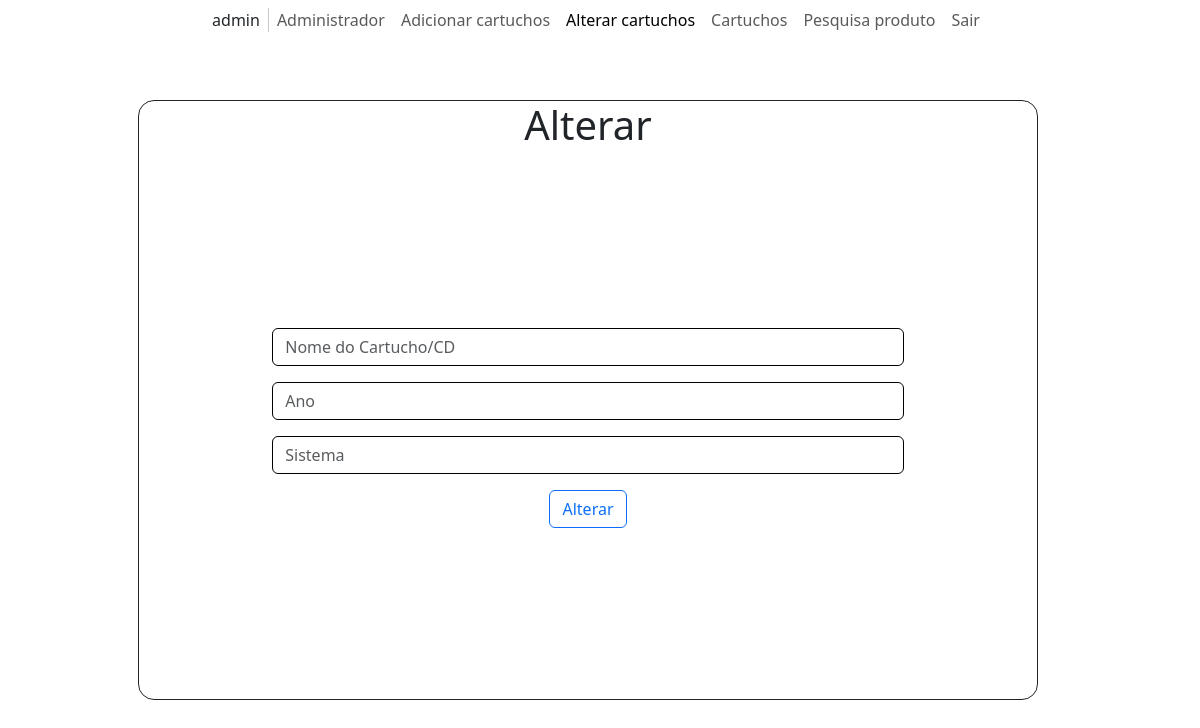
The page /update.php (signed in) on the database as committed earlier.
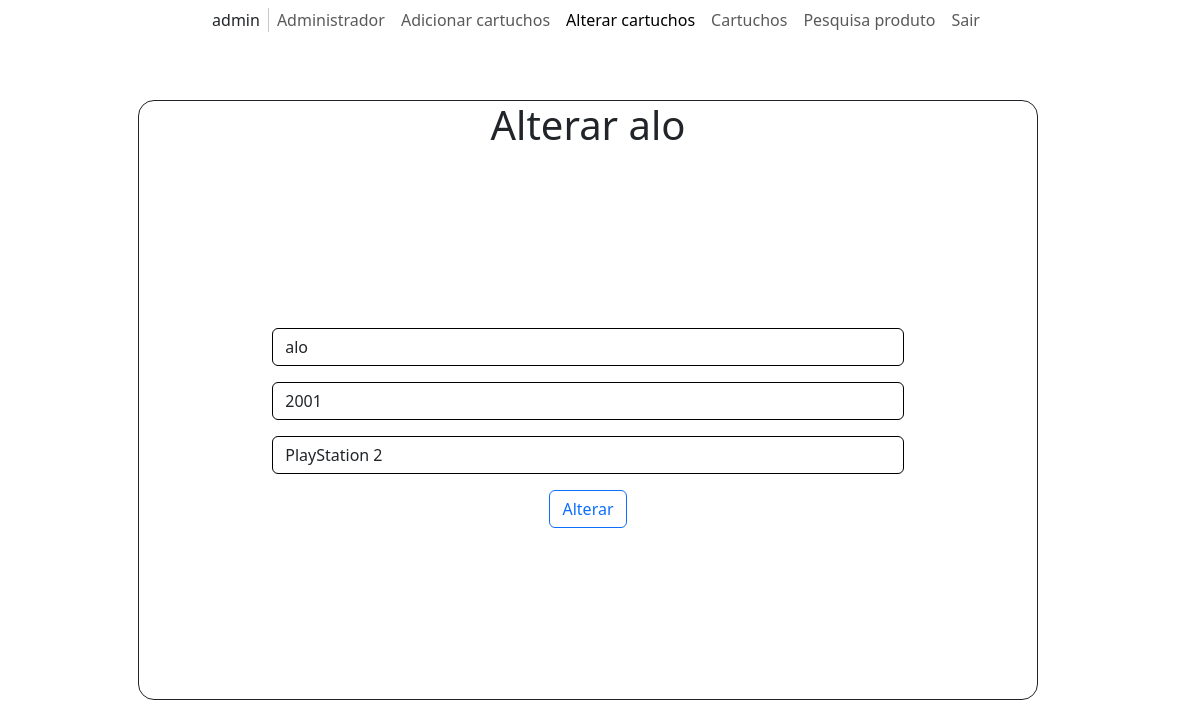
The same page on the database as committed later.
### tables this page shows
CREATE TABLE `cartuchos` (
  `id` int(10) UNSIGNED NOT NULL,
  `nome_cartucho_cd` varchar(255) NOT NULL,
  `ano` int(10) UNSIGNED NOT NULL,
  `sistema` varchar(255) NOT NULL,
  `tela` blob NOT NULL,
  `id_usuario` int(10) UNSIGNED NOT NULL,
  `id_sistema` int(10) UNSIGNED NOT NULL
);

### update.php (the view, shortened to what this page needs)
<!DOCTYPE html>
<html lang="pt-BR">
<head>
  <link href="https://cdn.jsdelivr.net/npm/bootstrap@5.3.0-alpha1/dist/css/bootstrap.min.css" rel="stylesheet">
  <link rel="stylesheet" href="https://cdn.jsdelivr.net/npm/bootstrap-icons@1.10.3/font/bootstrap-icons.css">
  <link rel="stylesheet" href="/css/style.css">
</head>
<body>
  <div class="container-xxl position-relative p-0">
    <nav class="navbar navbar-expand-lg navbar-light justify-content-center px-4 px-lg-5 py-3 py-lg-0 bg-white">
      <?php
      $usr = $_SESSION['username'];
      echo "<div class='navbar-nav py-0'>
        <span class='nav-item'>$usr</span>
          </div>";
      ?>
      <div class="navbar-nav py-0">
        <a href="admin.php" class="nav-item nav-link">Administrador</a>
        <a href="cartucho.php" class="nav-item nav-link">Adicionar cartuchos</a>
        <a href="" class="nav-item nav-link active">Alterar cartuchos</a>
        <a href="mostrar_cartuchos.php" class="nav-item nav-link">Cartuchos</a>
        <a href="pesquisa.php" class="nav-item nav-link">Pesquisa produto</a>
        <a href="logout.php" class="nav-item nav-link">Sair</a>
      </div>
    </nav>
  </div>
  <?php
  $conn = new mysqli('localhost', 'root', '', 'AHAHAHABORGES');
  $sql = "SELECT c.id, c.nome_cartucho_cd, c.ano, c.sistema, u.nome_completo FROM cartuchos c INNER JOIN usuarios u ON c.id_usuario = u.id ORDER BY c.id";
  $result = $conn->query($sql);
  while ($row = $result->fetch_assoc()) {
    $nome_cartucho = $row["nome_cartucho_cd"];
    $ano = $row["ano"];
    $sistema = $row["sistema"];
  }
  ?>
  <div class="container position-absolute top-50 start-50 translate-middle w-75 h-75 d-flex align-items-evenly justify-items-center row">
    <h1 class="text-center">Alterar
      <?php
      echo $nome_cartucho;
      ?></h1>
    <form enctype="multipart/form-data" action="alterar_cartucho.php" method="post">
      <div class="row mb-3 d-flex justify-content-evenly align-items-center">
        <div class="col-sm-10 w-75">
          <input type="text" class="form-control" id="nome_cartucho_cd" name="nome_cartucho_cd" placeholder="Nome do Cartucho/CD" value="<?php echo $nome_cartucho ?>">
        </div>
      </div>
      <div class="row mb-3 d-flex justify-content-evenly align-items-center">
        <div class="col-sm-10 w-75">
          <input type="text" class="form-control" id="ano" name="ano" placeholder="Ano" value="<?php echo $ano ?>">
        </div>
      </div>
      <div class="row mb-3 d-flex justify-content-evenly align-items-center">
        <div class="col-sm-10 w-75">
          <input type="text" class="form-control" id="sistema" name="sistema" placeholder="Sistema" value="<?php echo $sistema ?>">
        </div>
      </div>
      <div class="mb-3 d-flex justify-content-evenly align-items-center">
        <input class="btn btn-outline-primary" type="submit" value="Alterar">
      </div>
    </form>
  </div>
</body>
</html>

Rows that differ between the two databases and show on the page:
added cartuchos: nome_cartucho_cd "alo", ano "2001", sistema "PlayStation 2"
